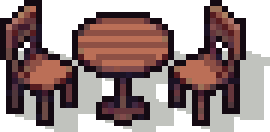
#> input picture client/Assets/Art/Custom/Cafe/Teras/masa_sandalye.png, 90 x 44 px, given in place of Sitting.png, which was not available (shown 3 times larger)
$ python teras_onizleme.py
#> lines starting #> are read from the running program, lines starting #| are printed output that depends on the picture
"""Teras önizlemesi: çitli alan + prop'lar + LPC oturma pozu (3. sütun). Oyundaki kural gibi her şey AYAK HİZASINA (alt kenar) göre sıralanır.
Kullanım: python3 teras_onizleme.py  -> /mnt/project-files/.../cesme-cozy-sahne.png
"""
from PIL import Image
C='../../client/Assets/Art/LPC/Characters/'
Ls=['Body/Body 02 - Masculine, Thin/Peach','Clothing/Masculine, Thin/Legs/Pants 03 - Pants/Denim','Clothing/Masculine, Thin/Feet/Shoes 01 - Shoes/Brown','Clothing/Masculine, Thin/Torso/Shirt 04 - T-shirt/Blue','Head/Head 02 - Masculine/Peach','Hair/Short 02 - Parted/Brown']
sh=Image.new('RGBA',(192,256))
#> sh: PIL image 192x256 RGBA; every value is 0
for l in Ls: sh.alpha_composite(Image.open(C+l+'/Sitting.png').convert('RGBA'))
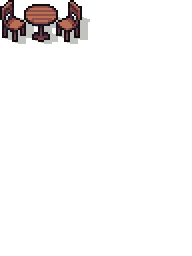
#> sh: PIL image 192x256 RGBA; mean R, G, B, A 4.2, 2.7, 2.4, 11.9; transparent parts drawn white
#> pass 2 of the loop `for l in Ls: sh.alpha_composite(Image.open(C+l+'/Sitting.png').convert..`:
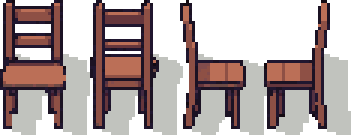
#> input picture client/Assets/Art/Custom/Cafe/Teras/sandalyeler_4yon.png, 117 x 45 px, given in place of Sitting.png, which was not available (shown 3 times larger)
#> `for l in Ls: sh.alpha_composite(Image.open(C+l+'/Sitting.png').convert..`:
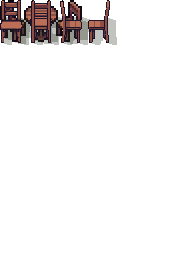
#> sh: PIL image 192x256 RGBA; mean R, G, B, A 6.1, 4.1, 3.7, 17.6; transparent parts drawn white
#> (the run stopped early here; a loop or call above may not have finished)
